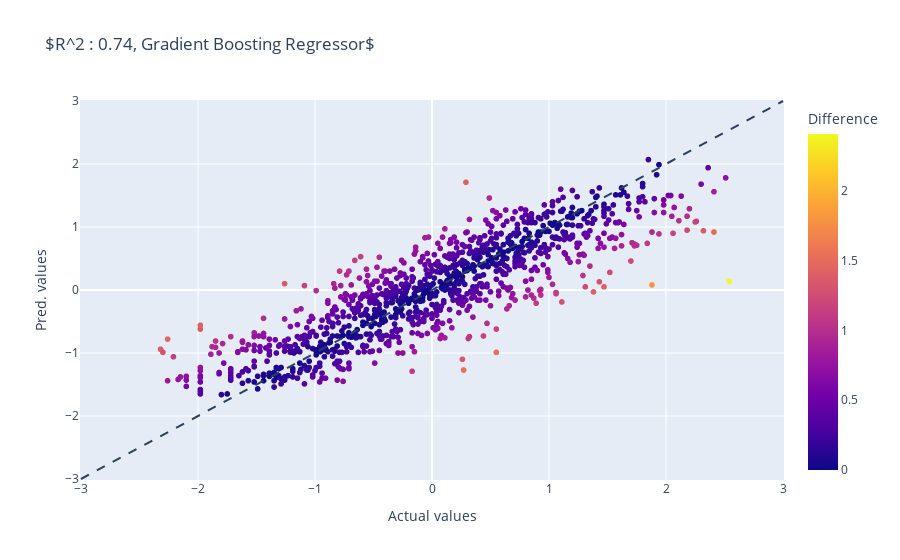

Source (notebook cell):
### Markdown cell above
The plot of the actual vs predicted values.

### Code cell
import plotly.express as px
import plotly.graph_objects as go

fig = px.scatter(df, x="Actual values", y="Pred. values", color='Difference', 
                 title=r'$R^2 : %s, Gradient Boosting Regressor$' %round(r2,2))

fig.add_shape(type="line",x0=-3,y0=-3,x1=3,y1=3,
              line=dict(width=2, dash="dash"),)

fig.show()

### Figure 1 — Plotly figure (JSON) as saved in the notebook; plotly's stock layout.template omitted (floating-point values rounded to 4 significant figures; data arrays with more than 128 entries replaced by an {"elided": "..."} marker saying what was removed)
{"data": [{"hovertemplate": "Actual values=%{x}<br>Pred. values=%{y}<br>Difference=%{marker.color}<extra></extra>", "legendgroup": "", "marker": {"color": {"elided": "1076 float values"}, "coloraxis": "coloraxis", "symbol": "circle"}, "mode": "markers", "name": "", "showlegend": false, "type": "scattergl", "x": {"elided": "1076 float values"}, "xaxis": "x", "y": {"elided": "1076 float values"}, "yaxis": "y"}], "layout": {"coloraxis": {"colorbar": {"title": {"text": "Difference"}}, "colorscale": [[0, "#0d0887"], [0.1111, "#46039f"], [0.2222, "#7201a8"], [0.3333, "#9c179e"], [0.4444, "#bd3786"], [0.5556, "#d8576b"], [0.6667, "#ed7953"], [0.7778, "#fb9f3a"], [0.8889, "#fdca26"], [1, "#f0f921"]]}, "legend": {"tracegroupgap": 0}, "shapes": [{"line": {"dash": "dash", "width": 2}, "type": "line", "x0": -3, "x1": 3, "y0": -3, "y1": 3}], "title": {"text": "$R^2 : 0.74, Gradient Boosting Regressor$"}, "xaxis": {"anchor": "y", "domain": [0, 1], "title": {"text": "Actual values"}}, "yaxis": {"anchor": "x", "domain": [0, 1], "title": {"text": "Pred. values"}}}}
